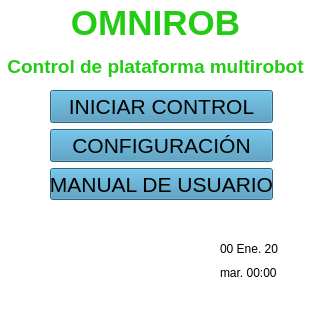
<?xml version="1.0" encoding="UTF-8"?>
<ui version="4.0">
 <class>Inicio</class>
 <widget class="QMainWindow" name="Inicio">
  <property name="geometry">
   <rect>
    <x>0</x>
    <y>0</y>
    <width>315</width>
    <height>326</height>
   </rect>
  </property>
  <property name="minimumSize">
   <size>
    <width>315</width>
    <height>326</height>
   </size>
  </property>
  <property name="maximumSize">
   <size>
    <width>315</width>
    <height>326</height>
   </size>
  </property>
  <property name="windowTitle">
   <string>Inicio - OmniROB</string>
  </property>
  <property name="windowOpacity">
   <double>13.000000000000000</double>
  </property>
  <property name="styleSheet">
   <string notr="true">image: url(:/logos/PyqtImg/logos/logoESPE.png);
background-color: rgb(255, 255, 255);
</string>
  </property>
  <widget class="QWidget" name="centralwidget">
   <property name="autoFillBackground">
    <bool>false</bool>
   </property>
   <property name="styleSheet">
    <string notr="true">background-color: rgb(255, 255, 255);</string>
   </property>
   <property name="locale">
    <locale language="Spanish" country="Ecuador"/>
   </property>
   <widget class="QLabel" name="label_3">
    <property name="geometry">
     <rect>
      <x>0</x>
      <y>0</y>
      <width>311</width>
      <height>81</height>
     </rect>
    </property>
    <property name="text">
     <string>&lt;html&gt;&lt;head/&gt;&lt;body&gt;&lt;p align=&quot;center&quot;&gt;&lt;span style=&quot; font-size:26pt; font-weight:600; color:#23cb14;&quot;&gt;OMNIROB&lt;/span&gt;&lt;/p&gt;&lt;p align=&quot;center&quot;&gt;&lt;span style=&quot; font-size:14pt; font-weight:600; color:#23cb14;&quot;&gt;Control de plataforma multirobot&lt;/span&gt;&lt;/p&gt;&lt;/body&gt;&lt;/html&gt;</string>
    </property>
   </widget>
   <widget class="QWidget" name="verticalLayoutWidget">
    <property name="geometry">
     <rect>
      <x>50</x>
      <y>90</y>
      <width>223</width>
      <height>110</height>
     </rect>
    </property>
    <layout class="QVBoxLayout" name="verticalLayout">
     <item>
      <widget class="QPushButton" name="pushButton">
       <property name="font">
        <font>
         <family>Ubuntu</family>
         <pointsize>16</pointsize>
         <weight>50</weight>
         <bold>false</bold>
        </font>
       </property>
       <property name="styleSheet">
        <string notr="true">background-color: rgb(62, 142, 180);</string>
       </property>
       <property name="text">
        <string notr="true">INICIAR CONTROL</string>
       </property>
      </widget>
     </item>
     <item>
      <widget class="QPushButton" name="pushButton_2">
       <property name="font">
        <font>
         <pointsize>16</pointsize>
        </font>
       </property>
       <property name="styleSheet">
        <string notr="true">background-color: rgb(62, 142, 180);</string>
       </property>
       <property name="text">
        <string>CONFIGURACIÓN</string>
       </property>
      </widget>
     </item>
     <item>
      <widget class="QPushButton" name="pushButton_3">
       <property name="font">
        <font>
         <pointsize>16</pointsize>
        </font>
       </property>
       <property name="styleSheet">
        <string notr="true">background-color: rgb(62, 142, 180);</string>
       </property>
       <property name="text">
        <string>MANUAL DE USUARIO</string>
       </property>
      </widget>
     </item>
    </layout>
   </widget>
   <widget class="QWidget" name="verticalLayoutWidget_2">
    <property name="geometry">
     <rect>
      <x>220</x>
      <y>240</y>
      <width>91</width>
      <height>42</height>
     </rect>
    </property>
    <layout class="QVBoxLayout" name="verticalLayout_2">
     <item>
      <widget class="QLabel" name="label_fecha">
       <property name="styleSheet">
        <string notr="true">color: rgb(0, 0, 0);</string>
       </property>
       <property name="text">
        <string>00 Ene. 20</string>
       </property>
      </widget>
     </item>
     <item>
      <widget class="QLabel" name="label_hora">
       <property name="styleSheet">
        <string notr="true">color: rgb(0, 0, 0);</string>
       </property>
       <property name="text">
        <string>mar. 00:00</string>
       </property>
      </widget>
     </item>
    </layout>
   </widget>
   <widget class="QWidget" name="horizontalLayoutWidget">
    <property name="geometry">
     <rect>
      <x>10</x>
      <y>210</y>
      <width>160</width>
      <height>80</height>
     </rect>
    </property>
    <layout class="QHBoxLayout" name="horizontalLayout_2">
     <item>
      <widget class="QLabel" name="label_2">
       <property name="styleSheet">
        <string notr="true">border-image: url(:/logos/lib/libPyqt/PyqtImg/logos/logoMKT.png);</string>
       </property>
       <property name="text">
        <string>&lt;html&gt;&lt;head/&gt;&lt;body&gt;&lt;p&gt;&lt;br/&gt;&lt;/p&gt;&lt;/body&gt;&lt;/html&gt;</string>
       </property>
      </widget>
     </item>
     <item>
      <widget class="QLabel" name="label">
       <property name="styleSheet">
        <string notr="true">border-image: url(:/logos/lib/libPyqt/PyqtImg/logos/logoESPE.png);</string>
       </property>
       <property name="text">
        <string>&lt;html&gt;&lt;head/&gt;&lt;body&gt;&lt;p&gt;&lt;br/&gt;&lt;/p&gt;&lt;/body&gt;&lt;/html&gt;</string>
       </property>
      </widget>
     </item>
    </layout>
   </widget>
  </widget>
  <widget class="QStatusBar" name="statusBar"/>
 </widget>
 <resources>
  <include location="../../imgPyqt.qrc"/>
 </resources>
 <connections/>
</ui>
